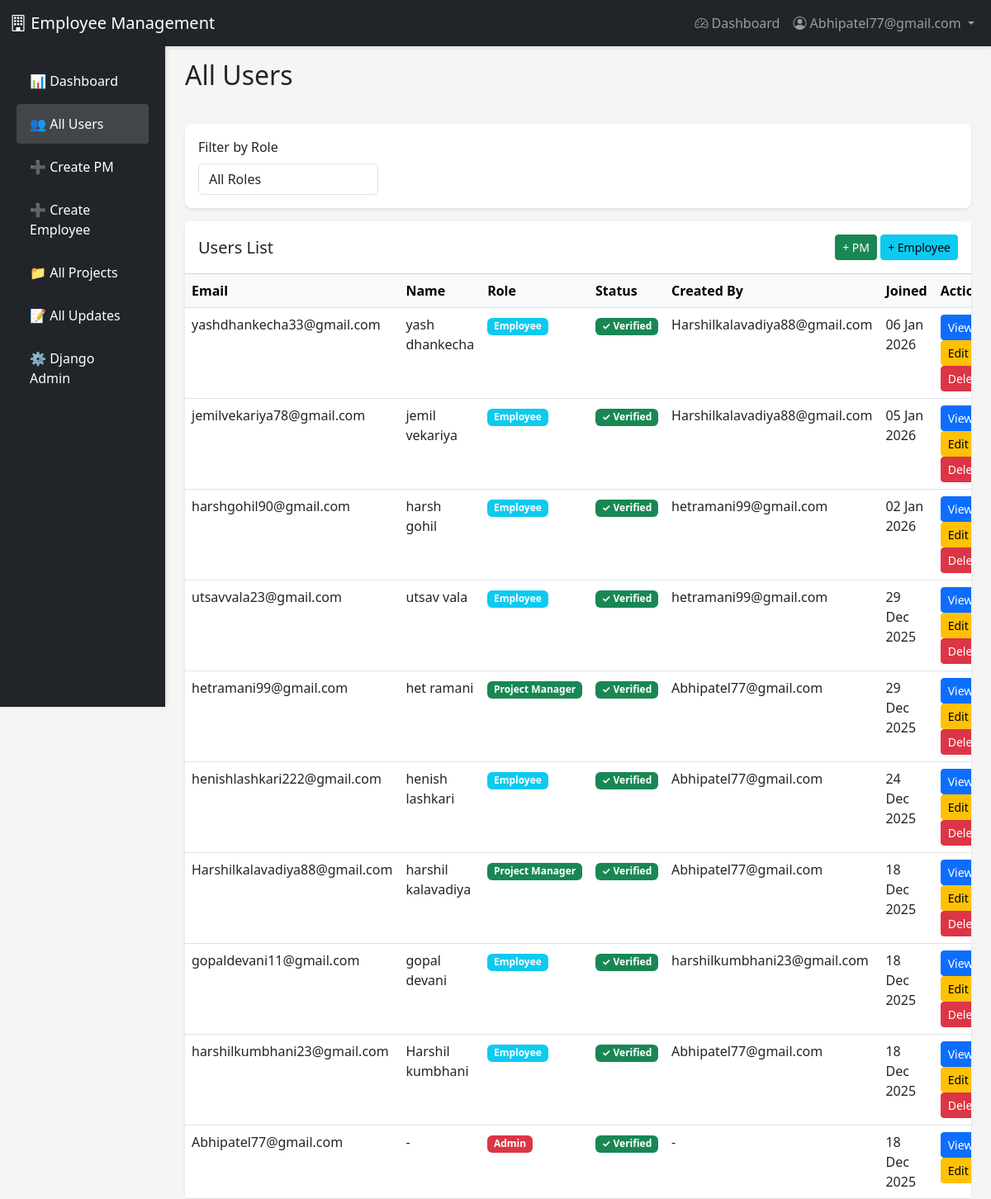
Before: /users/ (signed in) with the older database file.
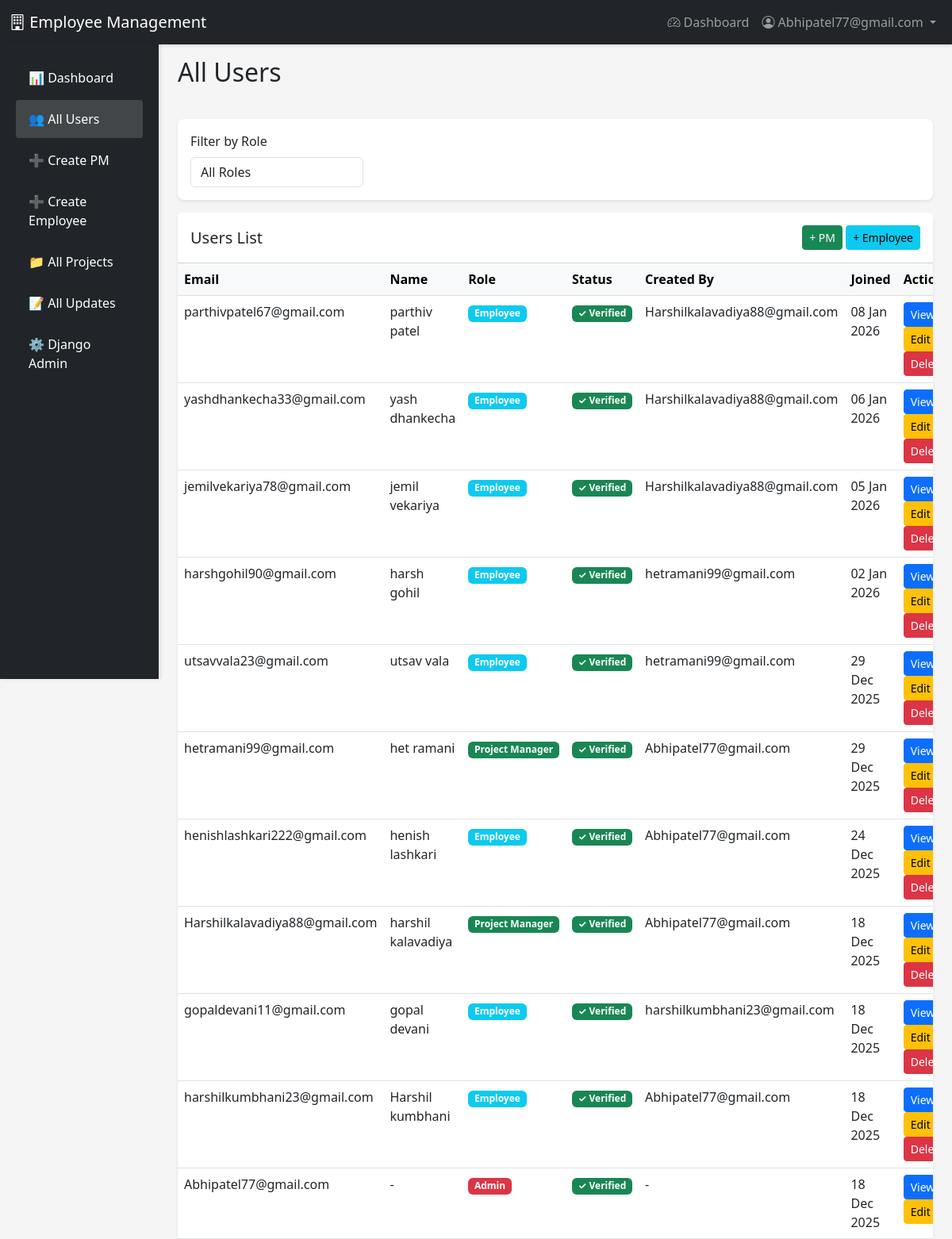
After: the same page with the newer database file.
### accounts/models.py (models this page shows, shortened)
class User(AbstractUser):
    ROLE_CHOICES = (
        ('EMPLOYEE', 'Employee'),
        ('PM', 'Project Manager'),
        ('ADMIN', 'Admin'),
    )
    username = None
    email = models.EmailField(unique=True)
    role = models.CharField(max_length=10, choices=ROLE_CHOICES, default='EMPLOYEE')
    profile_image = models.ImageField(upload_to='profiles/', null=True, blank=True)
    is_verified = models.BooleanField(default=False)
    verification_token = models.CharField(max_length=100, blank=True)
    created_by = models.ForeignKey('self', on_delete=models.SET_NULL, null=True, blank=True, related_name='created_users')
    USERNAME_FIELD = 'email'
    REQUIRED_FIELDS = []
    objects = UserManager()
    class Meta:
        db_table = 'users'
        verbose_name = 'User'
        verbose_name_plural = 'Users'

### accounts/views.py (the view)
    def wrapper(request, *args, **kwargs):
        if not request.user.is_authenticated or request.user.role != 'ADMIN':
            messages.error(request, 'Access denied. Admin only.')
            return redirect('dashboard')
        return view_func(request, *args, **kwargs)

### accounts/views.py (called while the page is built)
def admin_required(view_func):
    def wrapper(request, *args, **kwargs):
        if not request.user.is_authenticated or request.user.role != 'ADMIN':
            messages.error(request, 'Access denied. Admin only.')
            return redirect('dashboard')
        return view_func(request, *args, **kwargs)
    return wrapper

@login_required
@admin_required
def admin_users_list(request):
    users = User.objects.all().order_by('-date_joined')
    role_filter = request.GET.get('role')
    if role_filter:
        users = users.filter(role=role_filter)
    context = {
        'users': users,
        'role_filter': role_filter,
    }
    return render(request, 'accounts/admin_users_list.html', context)

### accounts/templates/accounts/admin_users_list.html (shortened to what the changed rows need)
{% extends 'base.html' %}
{% load static %}
{% block content %}
<div class="container-fluid">
    <div class="row">
        <main class="col-md-10 ms-sm-auto px-md-4" style="margin-left: 16.66667%;">
            <div class="pt-3 pb-2 mb-4">
                <h1 class="h2">All Users</h1>
            </div>
            <div class="card">
                <div class="card-body p-0">
                    <div class="table-responsive">
                        <table class="table table-hover mb-0">
                            <thead class="table-light">
                                <tr>
                                    <th>Email</th>
                                    <th>Name</th>
                                    <th>Role</th>
                                    <th>Status</th>
                                    <th>Created By</th>
                                    <th>Joined</th>
                                    <th>Actions</th>
                                </tr>
                            </thead>
                            <tbody>
                                {% for user in users %}
                                <tr>
                                    <td>{{ user.email }}</td>
                                    <td>{{ user.get_full_name|default:"-" }}</td>
                                    <td>
                                        <span class="badge bg-{% if user.role == 'ADMIN' %}danger{% elif user.role == 'PM' %}success{% else %}info{% endif %}">
                                            {{ user.get_role_display }}
                                        </span>
                                    </td>
                                    <td>
                                        {% if user.is_verified %}
                                            <span class="badge bg-success">✓ Verified</span>
                                        {% else %}
                                            <span class="badge bg-warning text-dark">Pending</span>
                                        {% endif %}
                                    </td>
                                    <td>{{ user.created_by.email|default:"-" }}</td>
                                    <td>{{ user.date_joined|date:"d M Y" }}</td>
                                    <td>
                                        <a href="{% url 'admin_user_detail' user.id %}" class="btn btn-sm btn-primary">View</a>
                                        <a href="{% url 'admin_user_update' user.id %}" class="btn btn-sm btn-warning">Edit</a>
                                        {% if not user.is_superuser %}
                                            <a href="{% url 'admin_user_delete' user.id %}" class="btn btn-sm btn-danger">Delete</a>
                                        {% endif %}
                                    </td>
                                </tr>
                                {% empty %}
                                <tr>
                                    <td colspan="7" class="text-center text-muted py-4">No users found</td>
                                </tr>
                                {% endfor %}
                            </tbody>
                        </table>
                    </div>
                </div>
            </div>
        </main>
    </div>
</div>
{% endblock %}

### accounts/templates/base.html (shortened to what this page needs)
<!DOCTYPE html>
<html lang="en">
<head>
    <link href="https://cdn.jsdelivr.net/npm/bootstrap@5.3.0/dist/css/bootstrap.min.css" rel="stylesheet">
    <link rel="stylesheet" href="https://cdn.jsdelivr.net/npm/bootstrap-icons@1.11.0/font/bootstrap-icons.css">
</head>
<body>
    <nav class="navbar navbar-expand-lg navbar-dark bg-dark">
        <div class="container-fluid">
            <a class="navbar-brand" href="{% url 'dashboard' %}">
                <i class="bi bi-building"></i> Employee Management
            </a>
            {% if user.is_authenticated %}
                <div class="collapse navbar-collapse" id="navbarNav">
                    <ul class="navbar-nav ms-auto">
                        <li class="nav-item">
                            <a class="nav-link" href="{% url 'dashboard' %}">
                                <i class="bi bi-speedometer2"></i> Dashboard
                            </a>
                        </li>
                        <li class="nav-item dropdown">
                            <a class="nav-link dropdown-toggle" href="#" id="navbarDropdown" role="button" data-bs-toggle="dropdown">
                                <i class="bi bi-person-circle"></i> {{ user.email }}
                            </a>
                        </li>
                    </ul>
                </div>
            {% endif %}
        </div>
    </nav>
    <main>
        {% block content %}{% endblock %}
    </main>
</body>
</html>

Changed rows visible on the page:
added User: email "parthivpatel67@gmail.com", get_full_name "parthiv patel", role "Employee", is_verified "✓ Verified", created_by.email "Harshilkalavadiya88@gmail.com", date_joined "08 Jan 2026", is_superuser "Delete"
